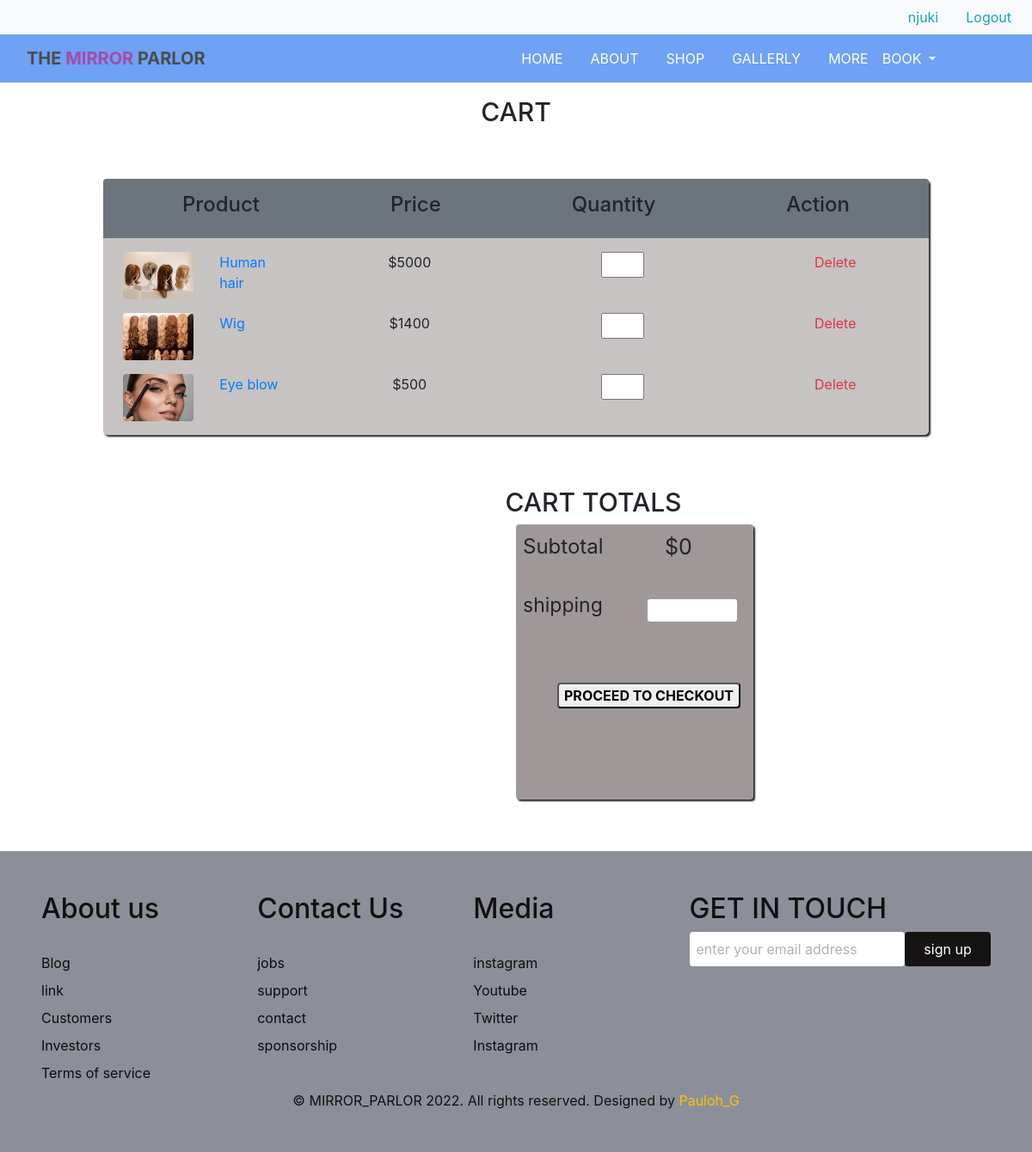
Page /pages/card.php (signed in) on the committed database.
### tables this page shows
CREATE TABLE `cart` (
  `id` int(255) NOT NULL,
  `user_id` int(255) NOT NULL,
  `product_id` int(255) NOT NULL
);

CREATE TABLE `products` (
  `id` int(255) NOT NULL,
  `admin_id` int(255) NOT NULL,
  `product_name` varchar(255) NOT NULL,
  `product_price` int(255) NOT NULL,
  `product_image` varchar(255) NOT NULL
);

### app/database/db.php (called while the page is built, shortened)
<?php
    require('connect.php');
    function executeQuery($sql, $data){
        global $conn;
        $stml = $conn->prepare($sql);
        $types = array_values($data);
        $values = str_repeat('s', count($types));
        $stml->bind_param($values, ...$types);
        $stml->execute();
        return $stml;
    }
    function getProductFromCart($user_id){
        $sql = "SELECT p.*, c.id FROM products AS p JOIN cart AS c ON p.id=c.product_id WHERE c.user_id=?";
        $stml = executeQuery($sql, ['user_id' => $user_id]);
        $records = $stml->get_result()->fetch_all(MYSQLI_ASSOC);
        return $records;
    }

### pages/card.php (the view, shortened to what this page needs)
<?php
    include(ROOT_PATH . '/app/database/db.php');
    $user_id = $_SESSION['id'];
    $card_id = getProductFromCart($user_id);
?>
<!DOCTYPE html>
<html lang="en">
<head>
    <link rel="stylesheet" href="https://cdnjs.cloudflare.com/ajax/libs/bootstrap/4.6.1/css/bootstrap.min.css" />
    <link rel="stylesheet" href="../assets/css/index.css">
</head>
<body>
   <?php include('../app/helpers/header.php'); ?>
    <div>
        <h5 class="text-center mt-3" style="font-size: 30px; font-weight: 20px;" >CART</h5>
    </div>
    <div class="fold">
        <div class="d-flex justify-content-around bg-secondary mb-3 p-3 rounded-top">
           <h4>Product</h4>
           <h4>Price</h4>
           <h4>Quantity</h4>
           <h4>Action</h4>
            </div>
            <?php if(count(getProductFromCart($_SESSION['id'])) > 0): ?>
                <?php foreach($card_id as $card): ?>
                    <div class="row pb-3">
                        <div class="col-sm-3">
                        <div class="row ml-2">
                            <div class="col-sm-6">
                                <img src="<?php echo BASE_URL . '/assets/photos/' . $card['product_image'] ?>" alt="" class="img-fluid rounded-top rounded-bottom">
                            </div>
                            <div class="col-sm-6">
                                <a href="#" ><?php echo $card['product_name'] ?></a>
                            </div>
                        </div>
                        </div>
                        <div class="col-sm-3">
                        <div class="text-center">
                            $<?php echo $card['product_price'] ?>
                        </div>
                        </div>
                        <div class="col-sm-3">
                        <div class="text-center">
                            <input type="number" min="0" class="full">
                        </div>
                        </div>
                        <div class="col-sm-3">
                        <div class="text-center">
                            <a href='card.php' class="text-danger">Delete</a>
                        </div>
                        </div>
                    </div>
                <?php endforeach; ?>
            <?php endif; ?>
       </div>
    <div>
        <h5 class="text-center mt-3" style="font-size: 30px; font-weight: 20px; margin-left: 15%;" >CART TOTALS</h5>
    </div>
    <div class="foam rounded">
        <div class="row p-2">
            <div class="col-sm-6 ">
                <p style="font-size: 24px;">Subtotal</p>
            </div>
            <div class="col-sm-6 ">
                <p style="font-size: 25px; margin-left: 20px;">$0</p>
            </div>
        </div>
        <div class="row p-2">
            <div class="col-sm-6  ">
                <p style="font-size: 23px;" required>shipping </p>
            </div>
            <div class="col-sm-6 ">
                <input type="text" style="width: 90%; border: none; margin-top: 10px; border-radius: 3px;">
            </div>
        </div>
        <button onclick="document.location='checkout.php'" class="text-center mt-5 ml-5 rounded font-weight-bold">PROCEED TO CHECKOUT</button>
    </div>
<?php include("../app/helpers/footer.php"); ?>

### assets/css/index.css (style rules this page uses)
.text-center { left: 50%; top: 50%; transform: translate-y(-50%, -50%); }
.row img { transition: all 0.5s ease; }

### pages/card.php (style rules this page uses)
.fold { background: rgb(199, 195, 195); width: 80%; margin-left: 10%; margin-top: 5%; margin-bottom: 5%; border-radius: 5px; box-shadow: 2px 2px 2px; margin: none; }
.full { width: 50px; }
.foam { background: rgb(160, 152, 152); height: 40vh; width: 23%; margin-left: 50%; margin-bottom: 5%; box-shadow: 2px 2px 2px; margin: none; }

### rows in the picture
cart: product.product_image (picture), product.product_name "Human hair", product.product_price "5000"
cart: product.product_image (picture), product.product_name "Wig", product.product_price "1400"
cart: product.product_image (picture), product.product_name "Eye blow", product.product_price "500"

### other values in the picture
$_SESSION['username'] "njuki"
